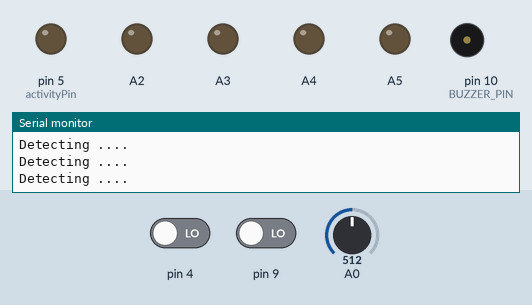
Simulated run of this sketch. Board: Arduino Uno, built with avr-gcc and run on an emulated ATmega328P. Shown: output pins drawn as LEDs (lit = HIGH), buzzer (waves = sounding), the last lines printed to the serial monitor. The inputs (shaded band) are chosen by the test bench; at power-on: pin 4 LOW, pin 9 LOW, A0 = 512. Random numbers use the default seed unless the sketch sets one.

Above: at 1.2 s.
1.3 s: pin 4 driven HIGH
At 3.1 s:
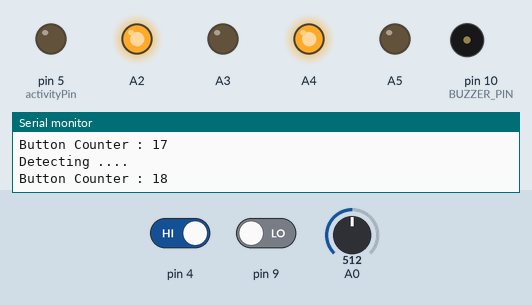
4.3 s: pin 9 driven HIGH
At 7.1 s:
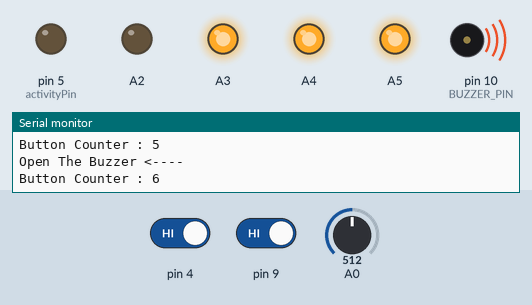
7.3 s: pin 4 driven LOW
At 10.0 s:
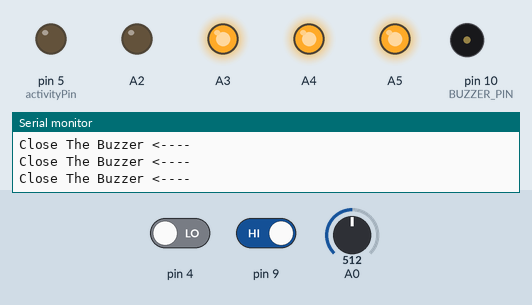
10.3 s: pin 4 driven HIGH
At 13.1 s:
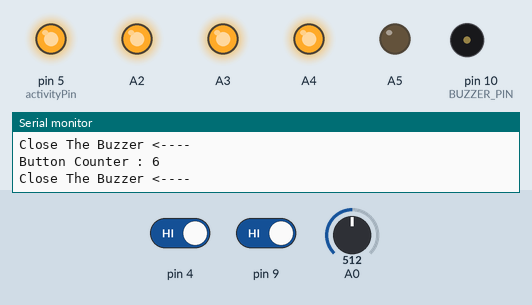
13.3 s: pin 4 driven LOW and pin 9 driven LOW
16.3 s: pin 4 driven HIGH and pin 9 driven HIGH
At 25.5 s:
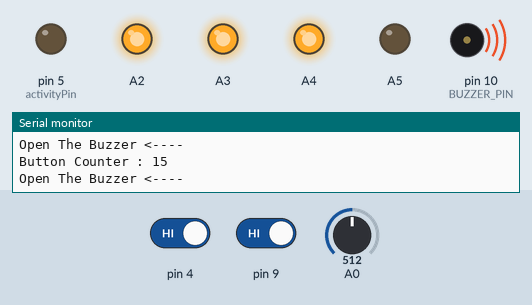
Timing chart, 0 to 28.6 s (numbered marks = the images above; inputs shaded):
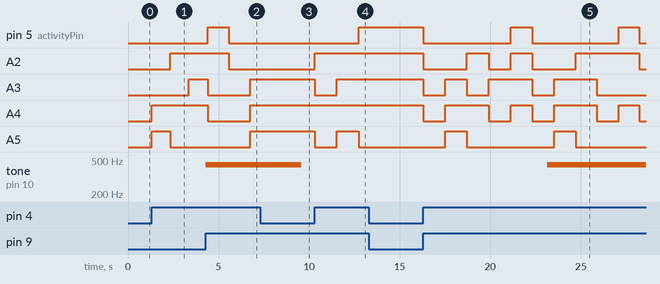

Measured:
- after the input at 1.3 s, A2: LOW → HIGH after 1.0 s; A3: LOW → HIGH after 2.0 s; A4: LOW → HIGH at once; A5: LOW → HIGH at once, → LOW 1.0 s later
- after the input at 4.3 s, tone on pin 10 (BUZZER_PIN): silent → 440 Hz at once
- after the input at 7.3 s, tone on pin 10 (BUZZER_PIN): 440 Hz → silent after 2.3 s
- after the input at 10.3 s, pin 5 (activityPin): LOW → HIGH after 2.5 s; A2: LOW → HIGH at once; A3: HIGH → LOW at once, → HIGH 1.2 s later; A5: HIGH → LOW at once, → HIGH 1.2 s later, → LOW 1.2 s later
- after the input at 16.3 s, pin 5 (activityPin): alternates HIGH for 1.2 s and LOW for 4.8 s, starting at once; A2: goes LOW 2.4 s, HIGH 1.2 s, LOW 1.2 s, HIGH 1.2 s, LOW 2.4 s, HIGH 3.5 s, then LOW, starting at once

The sketch:

Room_Program_Current.ino
```cpp
// First Activity ------------- Variables
const int BUTTON = 4; // Button pin for force off or on the lights inside the room
const int LEDS[] = { A5 , A4 , A3 , A2 }; // ( Red , Blue , Yellow, White )
const int activityPin = 5; // Pin for opening study lights

int light_turn = 0; // Represent the light turn, 0 = off, 1 = Sleeping , 2 = Active , 3 = Random , 4 = Full Activity
int clickDelay = 25; // microsecond delay from button
int clickCounter = 0; // microsecond counter from button
int isActionIsButton = false; // if the action is in the button

// Second Activity ------------- Variables
const int PIR_SENSOR = 9; // Pin for sensoring outside person
const int BUZZER_PIN = 10; // Pin for buzzering when sensor detected
const int OUTSIDE_LIGHTS = 11; // Pin for outside lights when sensor detected someone

const int BUZZER_SOUND = 440 ; // The pitch of the buzzer
const int buzzerDelay = 150; // The microsecond for buzzer to sound
bool doneBuzzerDelay = false; // Used to check if done buzzering
bool doneDetecting = false; // Check if done detecting an object
const int stopingBuzzerDelay = 350; // The microsecond for buzzer to stop sound
int countedDelay = 0; // Used to cound the microsecond pass

const int SLEEPING_COLOR[4][4] = {
  {225 , 180 , 0 , 0},
  {0 , 190, 150, 225},
  {180 , 0 , 225 , 0},
  {225, 150 , 225, 0}
};

const int ACTIVE_COLOR[4][4] = {
  {0 , 0, 0 , 225},
  {0 , 180 , 150 , 225},
  {0 , 150 , 120 , 225},
  {0 , 180, 0 , 225}
};


bool detected(){
  if ( digitalRead(::PIR_SENSOR) == HIGH){
    return true;
  }
  return false;
}

bool isClicked(int pin){
  if (digitalRead(pin) == HIGH){
    return true;
  }
  return false;
}


void setup() {

  Serial.begin(9600);
  randomSeed(analogRead(A0));

  int range = random(0, 1000);
  for (int i = 0; i < range; i++) {
    randomSeed(analogRead(A0));
  }

  // First Activity Variables
  pinMode(::BUTTON , INPUT);
  pinMode(::activityPin , OUTPUT);

  // Second Activity Variables
  pinMode(::PIR_SENSOR , INPUT);
  pinMode(::BUZZER_PIN , OUTPUT);

  Serial.begin(9600);

}

void loop() {

  // FIRST ACTIVITY -----------------------------------------------------

  bool clicked = false;
  if (!::isActionIsButton){
    clicked = ::isClicked(::BUTTON);
    if (clicked){
      ::isActionIsButton = true;
    }
  } else {
    delayMicroseconds(1);
    ::clickCounter = ::clickCounter + 1;
    if (::clickCounter == ::clickDelay){
      ::isActionIsButton = false;
      ::clickCounter = 0;
    }
    Serial.println("Button Counter : " + (String)::clickCounter);
  }

  if ( clicked  ){
    // If clicked , Start the activity


      // Change every turn when clicked
    ::light_turn = ::light_turn + 1;
    if (::light_turn > 4){
      ::light_turn = 0;
    }

    if (::light_turn == 1 ){
      // Sleeping Lights open
      int pos = random(0,4);
      for ( int i = 0 ; i < 4 ; i++ ){
        analogWrite( ::LEDS[i] ,::SLEEPING_COLOR[pos][i]);
      }
      Serial.println("Night Time ... : " + (String)pos);
    } else if ( ::light_turn == 2){
      // Active Lights open
      int pos = random(0,4);
      for ( int i = 0 ; i < 4 ; i++ ){
        analogWrite( ::LEDS[i] ,::ACTIVE_COLOR[pos][i]);
      }
      Serial.println("Active Time ... : " + (String)pos);
    } else if ( ::light_turn == 3 ){
      // Random Lights Open
      int val1 = random(0 , 225);
      int val2 = random(0 , 225);
      int val3 = random(0 , 225);
      int val4 = random(0 , 225);
      analogWrite( ::LEDS[0] , val1 );
      analogWrite( ::LEDS[1] , val2 );
      analogWrite( ::LEDS[2] , val3 );
      analogWrite( ::LEDS[3] , val4 );

      Serial.println("Random Time ..." + (String)val1 + ", " + (String)val2 + ", " + (String)val3 + ", " + (String)val4 );
    } else if (::light_turn == 4){
      int pos = random(0,4);
      for ( int i = 0 ; i < 4 ; i++ ){
        analogWrite( ::LEDS[i] ,::ACTIVE_COLOR[pos][i]);
      }
      digitalWrite(::activityPin , HIGH);
    } else {
      // Close lights
      analogWrite( ::LEDS[0] , 0 );
      analogWrite( ::LEDS[1] , 0 );
      analogWrite( ::LEDS[2] , 0 );
      analogWrite( ::LEDS[3] , 0 );
      digitalWrite(::activityPin , LOW);
      Serial.println("Close Time ...");
    }
  }

  // SECOND ACTIVITY -----------------------------------------------------

  // check if there a person outside
  if (!::doneDetecting){
    // check if detected
    Serial.println("Detecting .... ");
    if (::detected()){
      // if person detected make sound
      ::doneDetecting = true;
      ::countedDelay = 0;
    }
  }

  // Add microsecond to the buzzer
  if (::doneDetecting && !::doneBuzzerDelay){
    tone(::BUZZER_PIN , ::BUZZER_SOUND);
    delayMicroseconds(1);
    ::countedDelay = ::countedDelay + 1;
    Serial.println("Open The Buzzer <----");
  }

  // Add microsecond to the time out of buzzer
  if (::doneBuzzerDelay ){
    noTone(::BUZZER_PIN);
    delayMicroseconds(1);
    ::countedDelay = ::countedDelay + 1;
    Serial.println("Close The Buzzer <----");
  }

  // check if the buzzer done buzzering
  if (::doneDetecting){
    if (::countedDelay == ::buzzerDelay && !::doneBuzzerDelay){
      ::doneBuzzerDelay = true;
      ::countedDelay = 0;
    }
    if (::countedDelay == ::stopingBuzzerDelay){
      ::doneDetecting = false;
      ::doneBuzzerDelay = false;
      ::countedDelay = 0;
    }
  }


}
```
